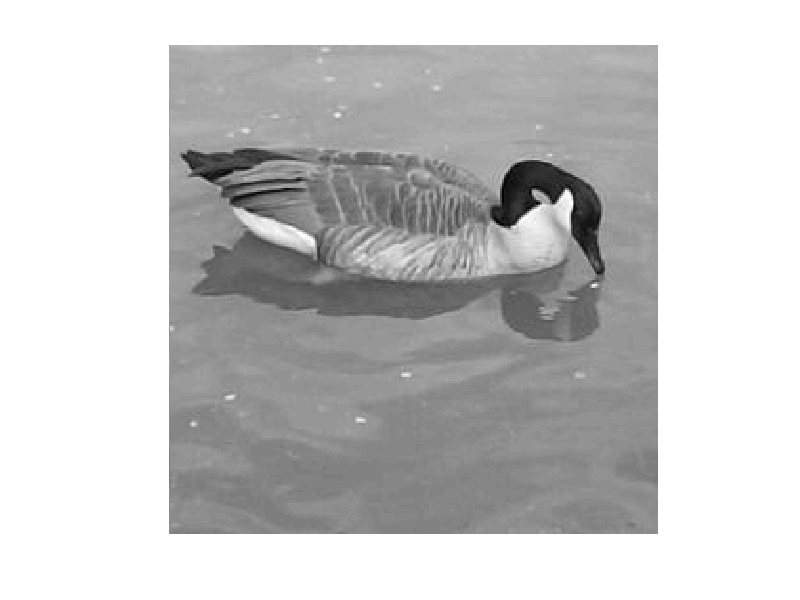
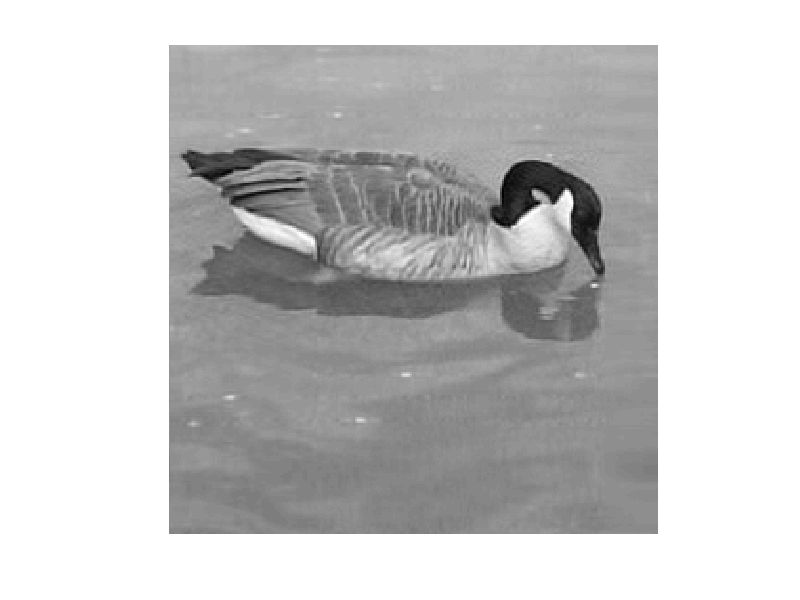
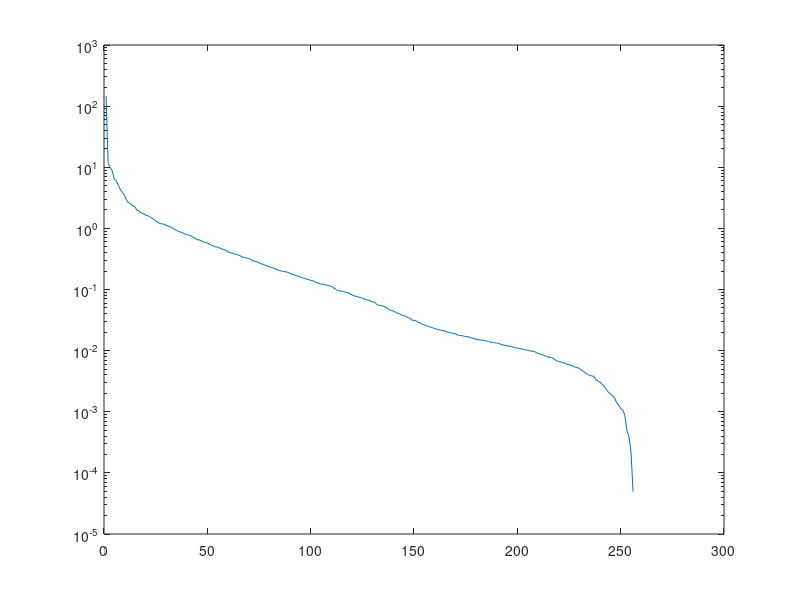
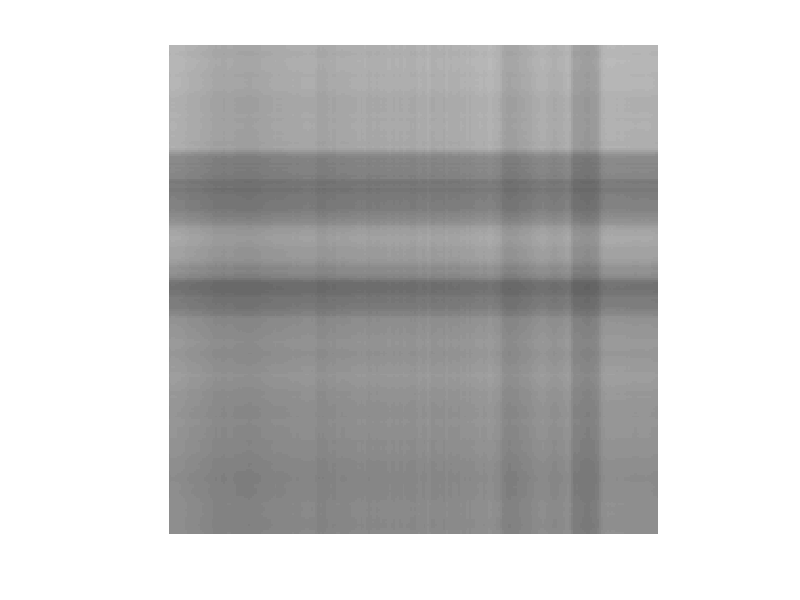

The MATLAB script that drew these images, in order: (Note: this script raises an error after producing the figures.)
%Exercise 2.3

load Goose.mat
colormap('gray');
imshow(GooseBW);
figure;
A = GooseBW;
[U, S, V] = svd(A);
p=40; 
Ap=U(:,1:p)*S(1:p,1:p)*V(:,1:p)';
imshow(Ap); %Low rank (p-rank) approximation
figure;
% rank p=40 gives the 40 largest singular values, which explains 80% of the
% energy

%HUR MYCKET MINNE SPARAR MAN MED DENNA APPROXIMATION????????

%Exercise 2.4
semilogy(diag(S));
figure;

%det största ssingular värdet sigma1 ger >50% av energin
A1 = U(:,1)*S(1,1)*V(:,1)';
imshow(A1);
figure;
%picture doesnt make any sense visually

s = diag(S);
p=28; sum(s(2:p))/sum(s(2:end))
%25, 50, och 75% av totala energin
%p = 5 ger 28 % av energin
%p = 13 ger 51 % av energin
%p = 28 ger 70 % av energin


%Exercise 3.1

[x,y] = CircleData([-2,3], 6, 200, 0.5);
B = [(x.^2 + y.^2), x, y, ones(length(x),1)];
%Solve for u=argmin norm(Bu) st norm(u)=1, u* is the right singular vector
%of B corresponding to the smallest singular value. 
%u* is the optimal solution to the circle fitting the data, with the error
%given by sigma_min
%u = (a, b1, b2, c)
[U,S,V] = svd(B); %Note, V not V^T
sigma = min(diag(S));
u = V(:,4);
a = u(1);
b1 = u(2);
b2 = u(3);
c = u(4);

z = -[b1/(2*a), b2/(2*a)];
r = sqrt((b1^2 + b2^2)/(4*a^2) - (c/a));

viscircles(z,r);
hold on;
scatter(x,y);
figure;

%EXercise 4.1
load DataSet.mat

QuantityImages = 1:10; %ten digits (0-9)
for j=0:9
    ind = find(RefAns == j); %Extract their datasets
    QuantityImages(j+1) = length(ind); %Number of images of each digit not consistent
end
MaxRank = min(QuantityImages); %Highest possible rank, can't approximate with subspace that has a higher dimension

ranks = 1:MaxRank;
results = zeros(1,length(ranks));
for k=1:length(ranks)
    Subspaces = CreateSubSpaces(RefSet, RefAns, k); %For each approximating rank, create subspace Uk for each digit
    correct = 0;
    total = 0;
    for i=1:length(TestSet) %Test accuracy
        total = total +1;
        TestDigit = TestSet(:,i);
        Type = ClassifyDigit(TestDigit, Subspaces);
        Answer = TestAns(i);
        if Type==Answer
            correct = correct + 1;
        end
    end
    results(k) = 100*correct/total;
end
figure
plot(ranks, results)
title('Classification accuracy per rank of approximation')
ylabel('Accuracy [%]' )
xlabel('Rank of approximating subspace')

[accuracy, idx] = max(results);
bestrank = ranks(idx);
disp(bestrank); disp(accuracy);
